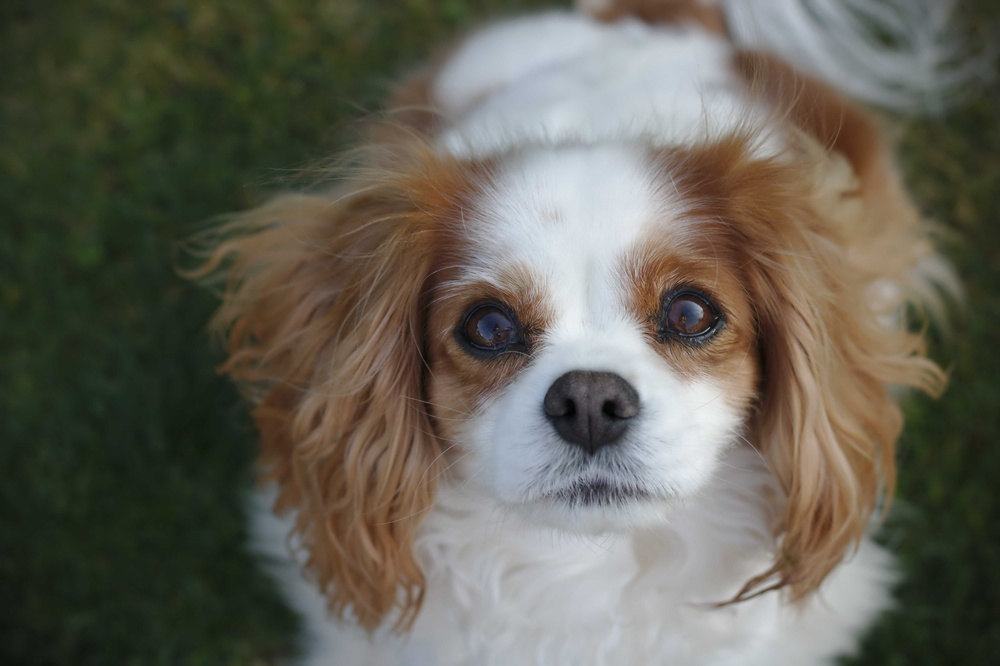
#> input picture ASCII_converter/Jadoune.jpg, 1000 x 666 px, shrunk from 6014 x 4003 before the run
$ python 'ASCII V1.py'
#> lines starting #> are read from the running program, lines starting #| are printed output that depends on the picture
from PIL import Image, ImageFont, ImageDraw
import os
import time

file_path = input('Give the path to your desired image: ')
#> the answer given: Jadoune.jpg

start_time = time.time()

density = ' .:-=+*#%@'

font_name = r'C:\Users\anton\.vscode\Coding_projects\Coding projects\ASCII_converter\Fonts\CourierPrime-Regular.ttf'
font_size = 12
spacing = 1
font = ImageFont.truetype(font_name, font_size)

text_file_path, image_name = os.path.split(file_path)
image_name_without_extension = os.path.splitext(image_name)[0]

text_file_path = os.path.join(text_file_path, f'{image_name_without_extension}.txt')

image = Image.open(file_path)
#> image is the input picture: PIL image 1000x666 RGB; mean R, G, B 100.2, 97.5, 86.1
bw_image = image.convert('L')
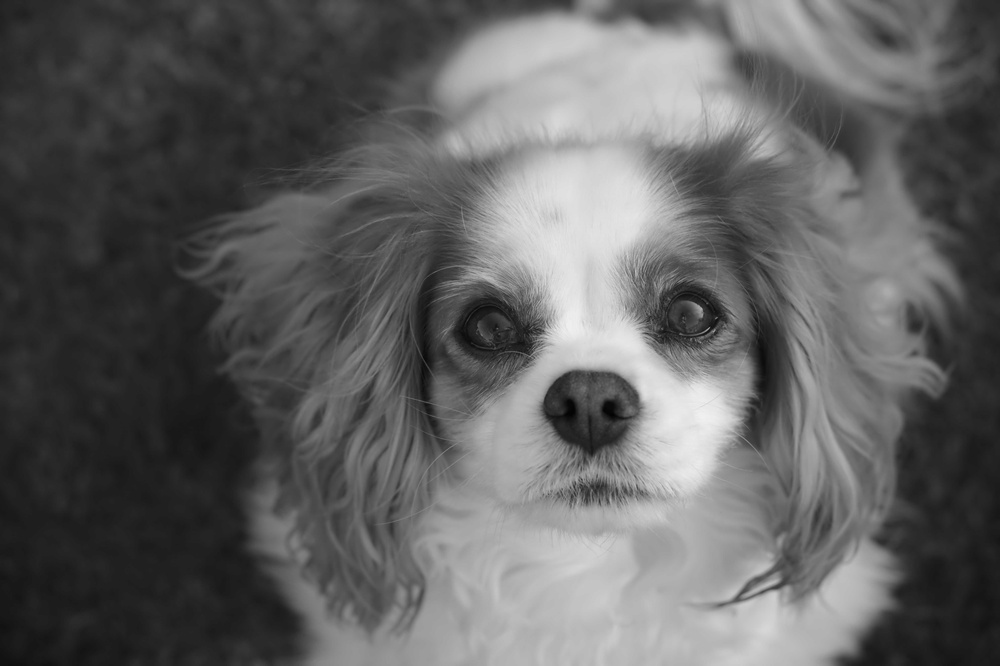
#> bw_image: PIL image 1000x666 L; min 3, max 241, mean 97

image_width, image_height = image.size
#> image_width = 1000; image_height = 666

with open(text_file_path, 'w') as text_file:
    for y in range(image_height):
        for x in range(image_width):
            pixel_lum = bw_image.getpixel((x, y))
            lum = pixel_lum / 255

            index = int(lum * (len(density) - 1))
            ASCII = density[index]

            text_file.write(ASCII)

        text_file.write('\n')

end_time = time.time()
time_spend = end_time - start_time
print('Time spend (ms) : ', time_spend)
